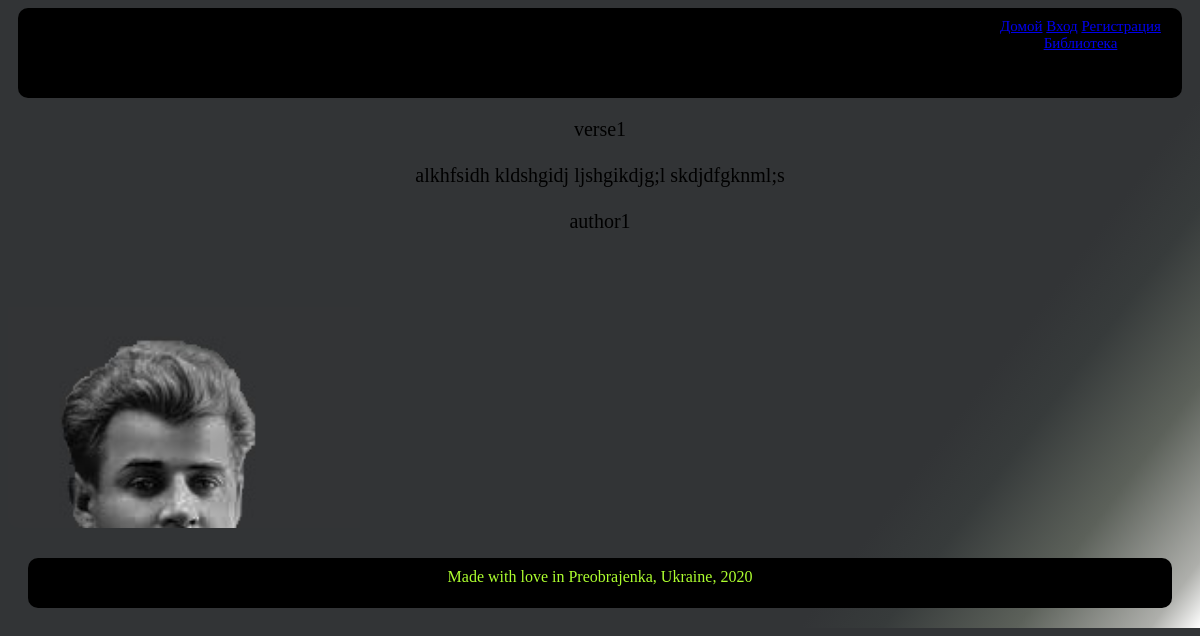
The app's page /1/verse_detail with its own data.
### StartPage/models.py (models this page shows)
class Verse(models.Model):
    name = models.CharField(max_length=25)
    author = models.CharField(max_length=25)
    text = models.TextField(max_length=2500)

### StartPage/views.py (the view)
# urls.py: path('<int:id>/verse_detail', verse_detail, name='verse_detail'),
def verse_detail(request, id: int):
    return render(request, 'verse_detail.html', context={'verse': Verse.objects.get(id=id)})

### templates/verse_detail.html (shortened to what this page needs)
{% extends "general.html" %}
{% load static %}
{% block content %}
    {{verse.name}}<br><br>
    {{verse.text}}<br><br>
    {{verse.author}}<br>
{% endblock content %}

### static/css/general.css (style rules this page uses)
body { background: linear-gradient(127deg, rgba(50,52,54,1) 76%, rgba(55,59,59,1) 81%, rgba(92,97,90,1) 89%, rgba(174,175,171,1) 97%, rgba(255,255,255,1) 100%); color: greenyellow; }

### records on screen
Verse: name "verse1", text "alkhfsidh kldshgidj ljshgikdjg;l skdjdfgknml;s", author "author1"
